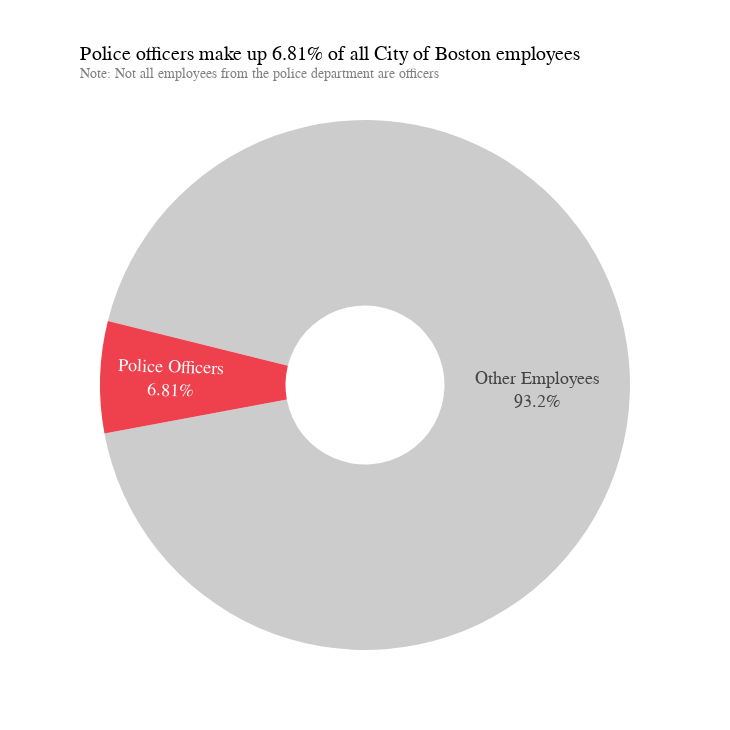

The code cell stored with this chart in its notebook:
### Code cell
# Did the same thing above but in plotly

import plotly.graph_objects as go

all_employees_excl_officers = all_of_other + bpd

labels = ["Police Officers","Other Employees"]
values = [count_officers, all_employees_excl_officers]
colors = ["#EF404E","#CCCCCC"]

fig = go.Figure(data=[go.Pie(labels=labels, values=values, hole=.3, rotation=284)])
fig.update_traces(hoverinfo='label+percent', textinfo='value', textfont_size=18, textfont_family="GT America",
marker=dict(colors=colors))

fig.update_layout(
    title = go.layout.Title(
        text = "Police officers make up 6.81% of all City of Boston employees<br><sup style='color:gray;'>Note: Not all employees from the police department are officers </sup>",
        xref = "paper",
        x = 0,
        font_family = "GT America Bold",
        font_size = 20,
        font_color="black"
    )
)

# ADD PERCENTAGES TO THE PIE CHART
fig.update_traces(textposition='inside', textinfo='percent+label')

# change the fig size to 10x10
fig.update_layout(
    autosize=False,
    width=730,
    height=730,
    showlegend=False,
    margin=dict(
        t=120
    )
)

fig.show()

### Figure 1 — Plotly figure (JSON) as saved in the notebook; plotly's stock layout.template omitted (floating-point values rounded to 4 significant figures)
{"data": [{"hole": 0.3, "hoverinfo": "label+percent", "labels": ["Police Officers", "Other Employees"], "marker": {"colors": ["#EF404E", "#CCCCCC"]}, "rotation": -76, "textfont": {"family": "GT America", "size": 18}, "textinfo": "percent+label", "textposition": "inside", "type": "pie", "values": [1545, 21136]}], "layout": {"autosize": false, "height": 730, "margin": {"t": 120}, "showlegend": false, "title": {"font": {"color": "black", "family": "GT America Bold", "size": 20}, "text": "Police officers make up 6.81% of all City of Boston employees<br><sup style='color:gray;'>Note: Not all employees from the police department are officers </sup>", "x": 0, "xref": "paper"}, "width": 730}}
